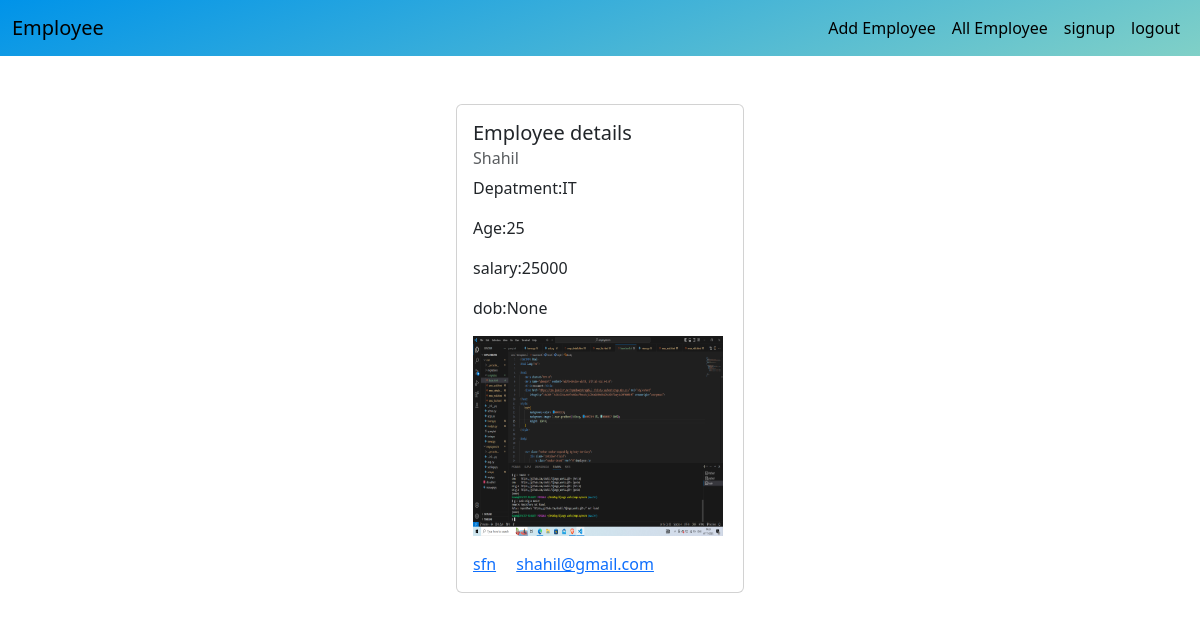
Page /employee/22 (signed in) on the earlier database version.
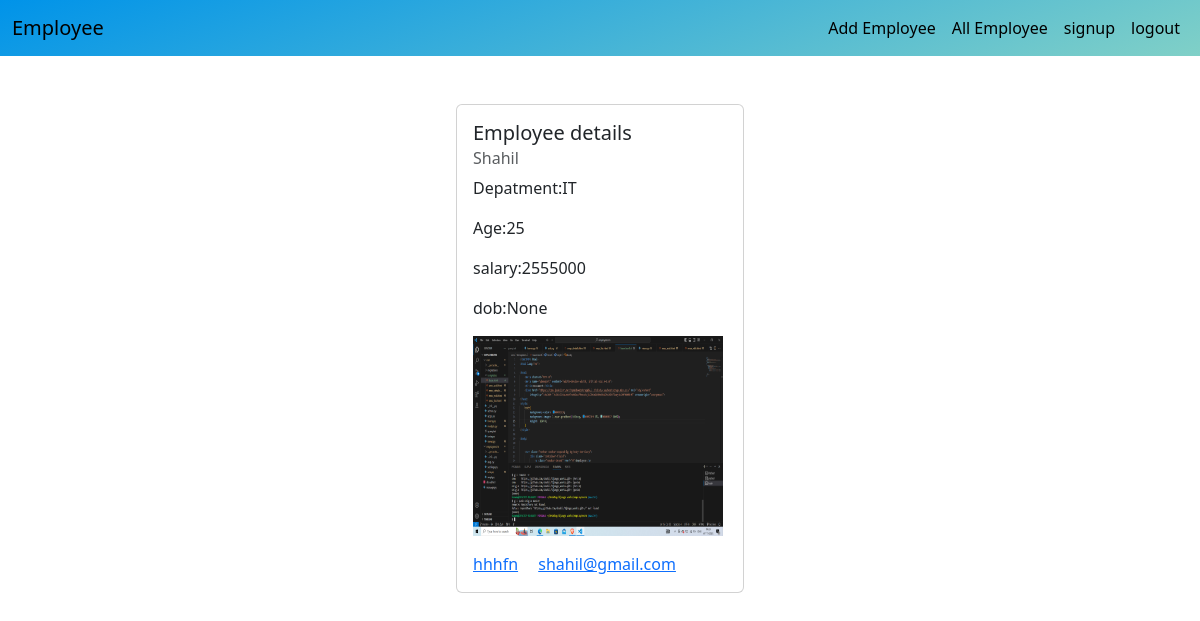
Same page on the later database version.
### crm/models.py (models this page shows)
class Employees(models.Model):
    name=models.CharField(max_length=200)
    department=models.CharField(max_length=200)
    salary=models.PositiveIntegerField()
    email=models.EmailField(unique=True)
    age=models.PositiveIntegerField()
    contact=models.CharField(max_length=200,null=True)
    profile_pic=models.ImageField(upload_to="images",null=True)
    dob=models.DateField(null=True,blank=True)

### crm/views.py (the view)
# urls.py: path('employee/<int:pk>',views.EmployeeDetailView.as_view(),name="emp-details"),
@method_decorator(decs,name="dispatch")
class EmployeeDetailView(View):
    def get(self,request,*args,**kwargs):
        id=kwargs.get("pk")
        qs=Employees.objects.get(id=id)
        return render(request,"emp_details.html",{"data":qs})

### crm/views.py (called while the page is built)
def singin_required(fn):
    def wrapper(request,*args,**kwargs):
        if not request.user.is_authenticated:
             messages.error(request,"failed to login")
             return redirect("emp-signin")
        else:
            return fn(request,*args,**kwargs)
    return wrapper

### crm/templates/emp_details.html
{%extends 'base.html'%}
{%block body_block%}
<div class="container  d-flex justify-content-center mt-5">
    <div>
        <div class="card" style="width: 18rem;">
            <div class="card-body">
                <h5 class="card-title">Employee details</h5>
                <h6 class="card-subtitle mb-2 text-body-secondary">{{data.name}}</h6>
                <p class="card-text">Depatment:{{data.department}}</p>
                <p class="card-text">Age:{{data.age}}</p>
                <p class="card-text">salary:{{data.salary}}</p>
                <p class="card-text">dob:{{data.dob}}</p>
                <div>
                    {%if data.profile_pic%}
                        <img src="{{data.profile_pic.url}}" alt="" height="200px" width="250px">
                    {%endif%}
                </div >
                <div class="mt-3">
                    <a href="#" class="card-link">{{data.contact}}</a>
                    <a href="#" class="card-link">{{data.email}}</a>
                </div>
            </div>
        </div>
    </div>
</div>
{%endblock%}

Differences in the rows shown:
changed Employees "Shahil": salary "25000" → "2555000"; contact "sfn" → "hhhfn"
